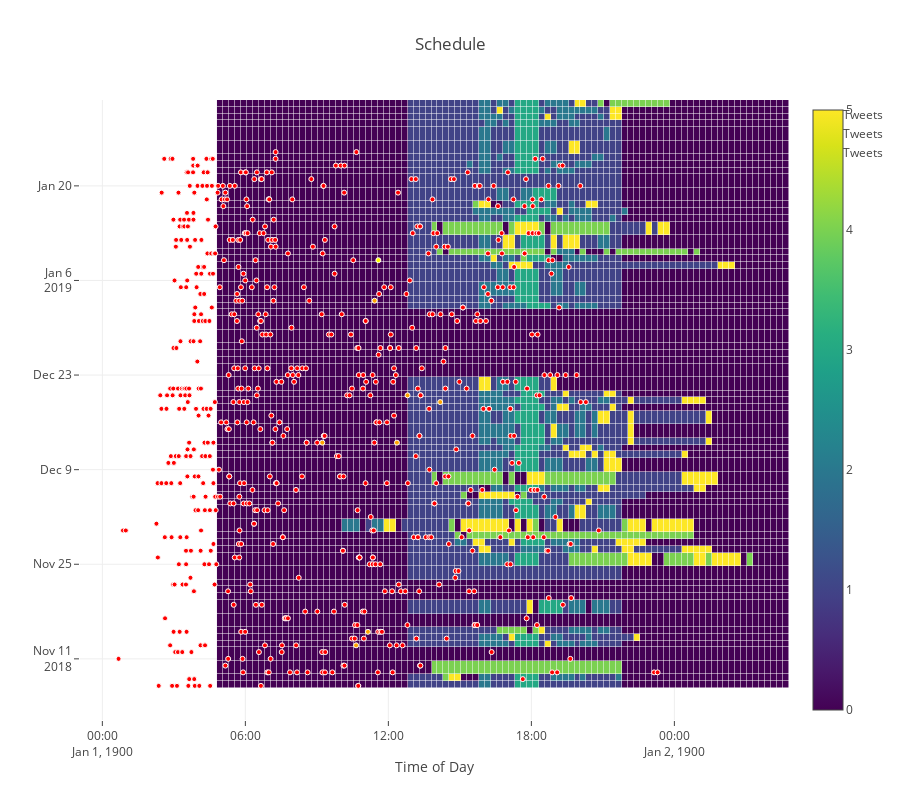

Notebook code for this chart:
### Code cell
heatmap = go.Heatmap(
    z=schedule.values,
    x=schedule.columns,
    y=schedule.index,
    text=schedule.columns,
    hoverinfo='text',
    name='Schedule',
    colorscale='Viridis',
    xgap=0.5,
    ygap=0.5
)


iphone = go.Scatter(
    x = iphone_tweets['faketime'],
    y = iphone_tweets['date'],
    text = iphone_tweets['annotation'],
    hoverinfo='text',
    mode = 'markers',
    name='Tweets',
    marker = dict(
        size = 5,
        color = 'red',
        line = dict(
            color = 'white',
            width = 1,
        )
    )
)

android = go.Scatter(
    x = android_tweets['faketime'],
    y = android_tweets['date'],
    text = android_tweets['annotation'],
    hoverinfo='text',
    mode = 'markers',
    name='Tweets',
    marker = dict(
        size = 5,
        color = 'orange',
        line = dict(
            color = 'white',
            width = 1,
        )
    )
)

ipad = go.Scatter(
    x = ipad_tweets['faketime'],
    y = ipad_tweets['date'],
    text = ipad_tweets['annotation'],
    hoverinfo='text',
    mode = 'markers',
    name='Tweets',
    marker = dict(
        size = 5,
        color = 'yellow',
        line = dict(
            color = 'white',
            width = 1,
        )
    )
)

data = [heatmap, iphone, android, ipad]
#data = [iphone, android, ipad]

layout = go.Layout(
    title = "Schedule",
    hovermode='closest',
    xaxis=dict(
        title='Time of Day'
    ),
    height=800
)

fig = go.Figure(data=data,layout=layout)
py.offline.iplot(fig)
py.offline.plot(fig,filename='trump_schedule_tweet_overlay.html')

### Figure 1 — Plotly figure (JSON) as saved in the notebook; plotly's stock layout.template omitted (floating-point values rounded to 4 significant figures; data arrays with more than 128 entries replaced by an {"elided": "..."} marker saying what was removed)
{"data": [{"colorscale": "Viridis", "hoverinfo": "text", "name": "Schedule", "text": ["1900-01-01 04:56:00", "1900-01-01 05:11:00", "1900-01-01 05:26:00", "1900-01-01 05:41:00", "1900-01-01 05:56:00", "1900-01-01 06:11:00", "1900-01-01 06:26:00", "1900-01-01 06:41:00", "1900-01-01 06:56:00", "1900-01-01 07:11:00", "1900-01-01 07:26:00", "1900-01-01 07:41:00", "1900-01-01 07:56:00", "1900-01-01 08:11:00", "1900-01-01 08:26:00", "1900-01-01 08:41:00", "1900-01-01 08:56:00", "1900-01-01 09:11:00", "1900-01-01 09:26:00", "1900-01-01 09:41:00", "1900-01-01 09:56:00", "1900-01-01 10:11:00", "1900-01-01 10:26:00", "1900-01-01 10:41:00", "1900-01-01 10:56:00", "1900-01-01 11:11:00", "1900-01-01 11:26:00", "1900-01-01 11:41:00", "1900-01-01 11:56:00", "1900-01-01 12:11:00", "1900-01-01 12:26:00", "1900-01-01 12:41:00", "1900-01-01 12:56:00", "1900-01-01 13:11:00", "1900-01-01 13:26:00", "1900-01-01 13:41:00", "1900-01-01 13:56:00", "1900-01-01 14:11:00", "1900-01-01 14:26:00", "1900-01-01 14:41:00", "1900-01-01 14:56:00", "1900-01-01 15:11:00", "1900-01-01 15:26:00", "1900-01-01 15:41:00", "1900-01-01 15:56:00", "1900-01-01 16:11:00", "1900-01-01 16:26:00", "1900-01-01 16:41:00", "1900-01-01 16:56:00", "1900-01-01 17:11:00", "1900-01-01 17:26:00", "1900-01-01 17:41:00", "1900-01-01 17:56:00", "1900-01-01 18:11:00", "1900-01-01 18:26:00", "1900-01-01 18:41:00", "1900-01-01 18:56:00", "1900-01-01 19:11:00", "1900-01-01 19:26:00", "1900-01-01 19:41:00", "1900-01-01 19:56:00", "1900-01-01 20:11:00", "1900-01-01 20:26:00", "1900-01-01 20:41:00", "1900-01-01 20:56:00", "1900-01-01 21:11:00", "1900-01-01 21:26:00", "1900-01-01 21:41:00", "1900-01-01 21:56:00", "1900-01-01 22:11:00", "1900-01-01 22:26:00", "1900-01-01 22:41:00", "1900-01-01 22:56:00", "1900-01-01 23:11:00", "1900-01-01 23:26:00", "1900-01-01 23:41:00", "1900-01-01 23:56:00", "1900-01-02 00:11:00", "1900-01-02 00:26:00", "1900-01-02 00:41:00", "1900-01-02 00:56:00", "1900-01-02 01:11:00", "1900-01-02 01:26:00", "1900-01-02 01:41:00", "1900-01-02 01:56:00", "1900-01-02 02:11:00", "1900-01-02 02:26:00", "1900-01-02 02:41:00", "1900-01-02 02:56:00", "1900-01-02 03:11:00", "1900-01-02 03:26:00", "1900-01-02 03:41:00", "1900-01-02 03:56:00", "1900-01-02 04:11:00", "1900-01-02 04:26:00", "1900-01-02 04:41:00"], "type": "heatmap", "uid": "1fe214d7-2d44-4c5e-adbb-1e27cd1ae458", "x": ["1900-01-01 04:56:00", "1900-01-01 05:11:00", "1900-01-01 05:26:00", "1900-01-01 05:41:00", "1900-01-01 05:56:00", "1900-01-01 06:11:00", "1900-01-01 06:26:00", "1900-01-01 06:41:00", "1900-01-01 06:56:00", "1900-01-01 07:11:00", "1900-01-01 07:26:00", "1900-01-01 07:41:00", "1900-01-01 07:56:00", "1900-01-01 08:11:00", "1900-01-01 08:26:00", "1900-01-01 08:41:00", "1900-01-01 08:56:00", "1900-01-01 09:11:00", "1900-01-01 09:26:00", "1900-01-01 09:41:00", "1900-01-01 09:56:00", "1900-01-01 10:11:00", "1900-01-01 10:26:00", "1900-01-01 10:41:00", "1900-01-01 10:56:00", "1900-01-01 11:11:00", "1900-01-01 11:26:00", "1900-01-01 11:41:00", "1900-01-01 11:56:00", "1900-01-01 12:11:00", "1900-01-01 12:26:00", "1900-01-01 12:41:00", "1900-01-01 12:56:00", "1900-01-01 13:11:00", "1900-01-01 13:26:00", "1900-01-01 13:41:00", "1900-01-01 13:56:00", "1900-01-01 14:11:00", "1900-01-01 14:26:00", "1900-01-01 14:41:00", "1900-01-01 14:56:00", "1900-01-01 15:11:00", "1900-01-01 15:26:00", "1900-01-01 15:41:00", "1900-01-01 15:56:00", "1900-01-01 16:11:00", "1900-01-01 16:26:00", "1900-01-01 16:41:00", "1900-01-01 16:56:00", "1900-01-01 17:11:00", "1900-01-01 17:26:00", "1900-01-01 17:41:00", "1900-01-01 17:56:00", "1900-01-01 18:11:00", "1900-01-01 18:26:00", "1900-01-01 18:41:00", "1900-01-01 18:56:00", "1900-01-01 19:11:00", "1900-01-01 19:26:00", "1900-01-01 19:41:00", "1900-01-01 19:56:00", "1900-01-01 20:11:00", "1900-01-01 20:26:00", "1900-01-01 20:41:00", "1900-01-01 20:56:00", "1900-01-01 21:11:00", "1900-01-01 21:26:00", "1900-01-01 21:41:00", "1900-01-01 21:56:00", "1900-01-01 22:11:00", "1900-01-01 22:26:00", "1900-01-01 22:41:00", "1900-01-01 22:56:00", "1900-01-01 23:11:00", "1900-01-01 23:26:00", "1900-01-01 23:41:00", "1900-01-01 23:56:00", "1900-01-02 00:11:00", "1900-01-02 00:26:00", "1900-01-02 00:41:00", "1900-01-02 00:56:00", "1900-01-02 01:11:00", "1900-01-02 01:26:00", "1900-01-02 01:41:00", "1900-01-02 01:56:00", "1900-01-02 02:11:00", "1900-01-02 02:26:00", "1900-01-02 02:41:00", "1900-01-02 02:56:00", "1900-01-02 03:11:00", "1900-01-02 03:26:00", "1900-01-02 03:41:00", "1900-01-02 03:56:00", "1900-01-02 04:11:00", "1900-01-02 04:26:00", "1900-01-02 04:41:00"], "xgap": 0.5, "y": ["2018-11-07 05:00:00", "2018-11-08 05:00:00", "2018-11-09 05:00:00", "2018-11-12 05:00:00", "2018-11-13 05:00:00", "2018-11-14 05:00:00", "2018-11-15 05:00:00", "2018-11-16 05:00:00", "2018-11-19 05:00:00", "2018-11-20 05:00:00", "2018-11-21 05:00:00", "2018-11-22 05:00:00", "2018-11-23 05:00:00", "2018-11-26 05:00:00", "2018-11-27 05:00:00", "2018-11-28 05:00:00", "2018-11-29 05:00:00", "2018-11-30 05:00:00", "2018-12-03 05:00:00", "2018-12-04 05:00:00", "2018-12-05 05:00:00", "2018-12-06 05:00:00", "2018-12-07 05:00:00", "2018-12-10 05:00:00", "2018-12-11 05:00:00", "2018-12-12 05:00:00", "2018-12-13 05:00:00", "2018-12-14 05:00:00", "2018-12-17 05:00:00", "2018-12-18 05:00:00", "2018-12-19 05:00:00", "2018-12-20 05:00:00", "2018-12-21 05:00:00", "2018-12-24 05:00:00", "2018-12-25 05:00:00", "2018-12-26 05:00:00", "2018-12-27 05:00:00", "2018-12-28 05:00:00", "2018-12-31 05:00:00", "2019-01-01 05:00:00", "2019-01-02 05:00:00", "2019-01-03 05:00:00", "2019-01-04 05:00:00", "2019-01-07 05:00:00", "2019-01-08 05:00:00", "2019-01-09 05:00:00", "2019-01-10 05:00:00", "2019-01-11 05:00:00", "2019-01-14 05:00:00", "2019-01-15 05:00:00", "2019-01-16 05:00:00", "2019-01-17 05:00:00", "2019-01-18 05:00:00", "2019-01-21 05:00:00", "2019-01-22 05:00:00", "2019-01-23 05:00:00", "2019-01-24 05:00:00", "2019-01-25 05:00:00", "2019-01-28 05:00:00", "2019-01-29 05:00:00", "2019-01-30 05:00:00", "2019-01-31 05:00:00", "2019-02-01 05:00:00"], "ygap": 0.5, "z": {"elided": "63x96 int values"}}, {"hoverinfo": "text", "marker": {"color": "red", "line": {"color": "white", "width": 1}, "size": 5}, "mode": "markers", "name": "Tweets", "text": {"elided": "671 str values"}, "type": "scatter", "uid": "71751eeb-c1c6-429c-b28a-bbe9931e38aa", "x": {"elided": "671 str values"}, "y": {"elided": "671 str values"}}, {"hoverinfo": "text", "marker": {"color": "orange", "line": {"color": "white", "width": 1}, "size": 5}, "mode": "markers", "name": "Tweets", "text": ["Thu Dec 13 18:13:39 +0000 2018<br />Happy 382nd Birthday @USNationalGuard. Our entire Nation is forever grateful for all you do 24/7/365. We love you!… https://t.co/dF0icefxhN\"<br />", "Tue Nov 13 19:38:45 +0000 2018<br />We mourn for the lives lost and we pray for the victims of the California Wildfires. I want to thank the Firefighte… https://t.co/wryK9lH4h2\"<br />", "Thu Nov 15 20:08:32 +0000 2018<br />.@FLOTUS Melania and I were honored to visit with our GREAT U.S. MARINES at the Marine Barracks here in Washington,… https://t.co/KIPLJDQ1sp\"<br />", "Thu Jan 03 20:25:18 +0000 2019<br />https://t.co/jsOrDtwdEa\"<br />", "Thu Dec 13 21:21:33 +0000 2018<br />Let’s not do a shutdown, Democrats - do what’s right for the American People! https://t.co/bZg07ZKQqo\"<br />", "Thu Dec 20 21:48:15 +0000 2018<br />Democrats, it is time to come together and put the SAFETY of the AMERICAN PEOPLE before POLITICS. Border security m… https://t.co/zjMZI66I44\"<br />", "Wed Dec 19 23:10:35 +0000 2018<br />After historic victories against ISIS, it’s time to bring our great young people home! https://t.co/xoNjFzQFTp\"<br />"], "type": "scatter", "uid": "86fc4579-5413-4a41-9ebb-7bdd1dfc4e2c", "x": ["1900-01-01 09:13:39", "1900-01-01 10:38:45", "1900-01-01 11:08:32", "1900-01-01 11:25:18", "1900-01-01 12:21:33", "1900-01-01 12:48:15", "1900-01-01 14:10:35"], "y": ["2018-12-13", "2018-11-13", "2018-11-15", "2019-01-03", "2018-12-13", "2018-12-20", "2018-12-19"]}, {"hoverinfo": "text", "marker": {"color": "yellow", "line": {"color": "white", "width": 1}, "size": 5}, "mode": "markers", "name": "Tweets", "text": ["Wed Jan 09 20:34:46 +0000 2019<br />Just left a meeting with Chuck and Nancy, a total waste of time. I asked what is going to happen in 30 days if I qu… https://t.co/NQeyjI5TXJ\"<br />"], "type": "scatter", "uid": "f4c9b698-558b-4794-9547-b32e06ad704a", "x": ["1900-01-01 11:34:46"], "y": ["2019-01-09"]}], "layout": {"height": 800, "hovermode": "closest", "title": {"text": "Schedule"}, "xaxis": {"title": {"text": "Time of Day"}}}}
